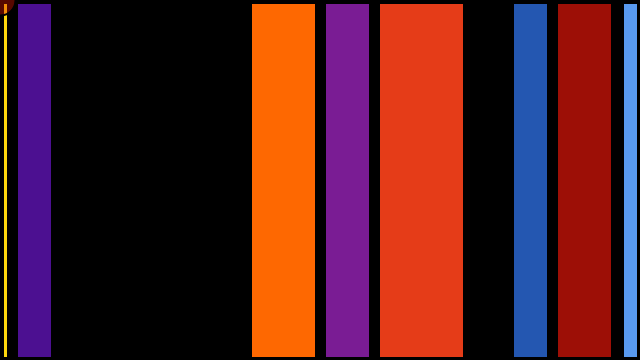
Frame 1 (no input)
Frame 60 (the mouse pressed at the canvas centre just before this capture): identical to frame 1, image omitted
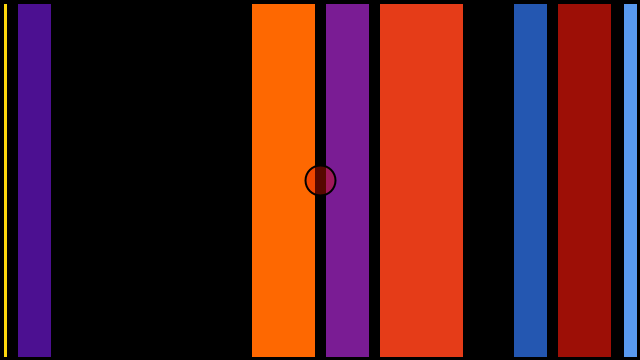
Frame 120 (the mouse held since frame 60 and released just before this capture)

The Processing sketch that drew these frames (run headless with seeded random() and noise(); from frame 60 on, the mouse is pressed at the canvas centre):

// Processing sketch: processing_185474
// ── processing_185474.pde

void setup(){
  size(640, 360);
  background(0,0,0);
}

void draw(){
  strokeWeight(7);
  
  fill(254,216,13);
  rect(0,0, 10,360);
  
  fill(76, 16, 145);
  rect(14, 0, 40, 360);
  
  fill(254,104,1);
  rect(248, 0, 70, 360);
  
  fill(122,28,148);
  rect(322, 0, 50, 360);
  
  fill(229,60,24);
  rect(376, 0, 90, 360);
  
  fill(36, 87, 177);
  rect(510, 0, 40, 360);
  
  fill(157,15,6);
  rect(554, 0, 60, 360);
  
  fill(88,154,240);
  rect(620, 0, 20, 360);
  
  strokeWeight(2);
  fill(222, 21, 0, 100);
  ellipse(mouseX, mouseY, 30,30);
}

void mousePressed(){
  background(0,0,0);
}

void keyPressed(){
  background(91,1,9);
}
  
  
